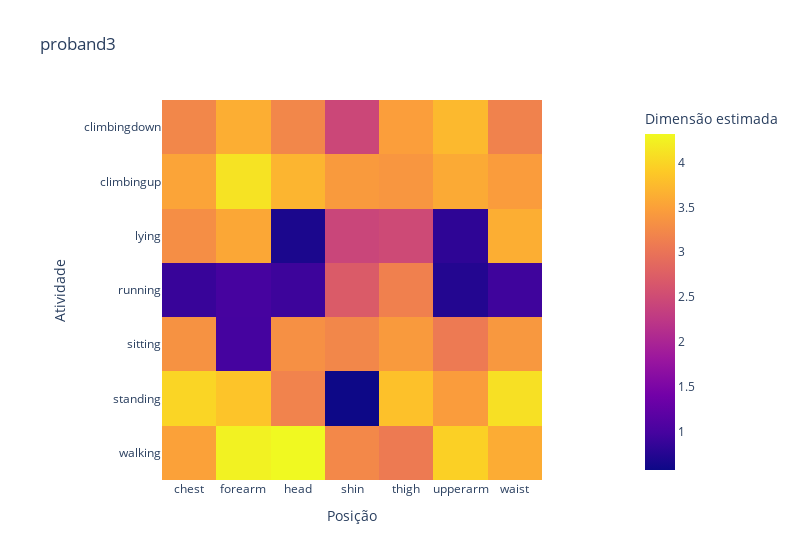

The notebook cell this image was saved under:
### Code cell
px.imshow(DIest, width=800, title=users[nu],
                labels=dict(y='Atividade', x='Posição', color='Dimensão estimada'),
                y=actis,
                x=posis)

### Figure 1 — Plotly figure (JSON) as saved in the notebook; plotly's stock layout.template omitted (floating-point values rounded to 4 significant figures)
{"data": [{"coloraxis": "coloraxis", "hovertemplate": "Posição: %{x}<br>Atividade: %{y}<br>Dimensão estimada: %{z}<extra></extra>", "name": "0", "type": "heatmap", "x": ["chest", "forearm", "head", "shin", "thigh", "upperarm", "waist"], "xaxis": "x", "y": ["climbingdown", "climbingup", "lying", "running", "sitting", "standing", "walking"], "yaxis": "y", "z": [[3.225, 3.631, 3.224, 2.45, 3.473, 3.738, 3.17], [3.529, 4.121, 3.698, 3.432, 3.391, 3.588, 3.447], [3.3, 3.56, 0.6856, 2.431, 2.483, 0.824, 3.634], [0.8969, 0.9956, 0.9288, 2.704, 3.148, 0.7399, 0.942], [3.347, 0.9916, 3.323, 3.22, 3.434, 3.077, 3.405], [3.995, 3.841, 3.177, 0.5808, 3.813, 3.455, 4.094], [3.507, 4.251, 4.315, 3.235, 3.084, 3.957, 3.611]]}], "layout": {"coloraxis": {"colorbar": {"title": {"text": "Dimensão estimada"}}, "colorscale": [[0, "#0d0887"], [0.1111, "#46039f"], [0.2222, "#7201a8"], [0.3333, "#9c179e"], [0.4444, "#bd3786"], [0.5556, "#d8576b"], [0.6667, "#ed7953"], [0.7778, "#fb9f3a"], [0.8889, "#fdca26"], [1, "#f0f921"]]}, "title": {"text": "proband3"}, "width": 800, "xaxis": {"anchor": "y", "constrain": "domain", "domain": [0, 1], "scaleanchor": "y", "title": {"text": "Posição"}}, "yaxis": {"anchor": "x", "autorange": "reversed", "constrain": "domain", "domain": [0, 1], "title": {"text": "Atividade"}}}}
